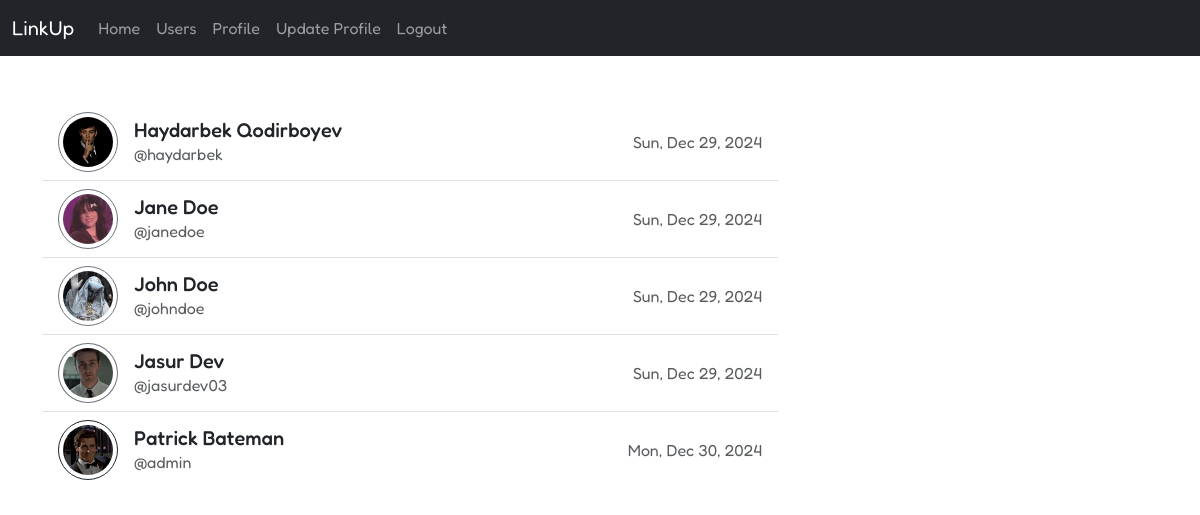
/account/users/ (signed in), run on the app's committed database.
### account/models.py (models this page shows, shortened)
class Account(AbstractUser):
	COLOR_CHOICE = [
		('primary', 'Primary'),
		('secondary', 'Secondary'),
		('success', 'Success'),
		('info', 'Info'),
		('danger', 'Danger'),
		('warning', 'Warning'),
		('dark', 'Dark'),
	]
	class Meta:
		verbose_name = 'Account'
		verbose_name_plural = 'Accounts'
	picture = models.ImageField(upload_to='accounts/pictures/', blank=True, null=True)
	bio = models.TextField(max_length=300, blank=True, null=True)
	is_private = models.BooleanField(default=True)
	slug = models.SlugField(unique=True, blank=True, null=True)
	follows = models.ManyToManyField('self', symmetrical=False, blank=True, related_name='followers')
	color = models.CharField(max_length=12, choices=COLOR_CHOICE, default='secondary', blank=True, null=True)

### account/views.py (the view)
# urls.py: path('users/', views.users, name='users'),
def users(req):
	users = Account.objects.exclude(id=req.user.id)
	return render(req, 'account/users.html', {'users': users})

### templates/account/users.html (shortened to what this page needs)
{% extends 'base.html' %}
{% load static %}
{% block content %}
	<div class="row">
		<div class="col-md-8">
			{% if users %}
				<ul class="list-group list-group-flush">
					{% for u in users %}
						{% if u.id != user.id %}
							<a href="{% url 'view-account' u.slug %}" class="list-group-item d-flex align-items-center justify-content-between">
								<div class="d-flex align-items-center gap-3">
									<img class="rounded-circle border border-1 p-1 border-{{ u.color }}"
										src="{% if u.picture %}{{ u.picture.url }}{% else %}{% static 'img/default-pic.png' %}{% endif %}"
										alt="{{ u.username }}" style="width: 60px;">
									<div>
										<h5 class="mb-0">{{ u.first_name }} {{ u.last_name }}</h5>
										<p class="text-muted mb-0">@{{ u.username }}</p>
									</div>
								</div>
								<p class="mb-0 text-muted">{{ u.date_joined|date:"D, M d, Y" }}</p>
							</a>
						{% endif %}
					{% endfor %}
				</ul>
			{% else %}
				<p>No users found.</p>
			{% endif %}
		</div>
	</div>
{% endblock %}

### templates/base.html (style rules this page uses)
* { font-family: "Fredoka", sans-serif; }

### data on the page
Account: picture (picture), first_name "Haydarbek", last_name "Qodirboyev", username "haydarbek", date_joined "Sun, Dec 29, 2024"
Account: picture (picture), first_name "Jane", last_name "Doe", username "janedoe", date_joined "Sun, Dec 29, 2024"
Account: picture (picture), first_name "John", last_name "Doe", username "johndoe", date_joined "Sun, Dec 29, 2024"
Account: picture (picture), first_name "Jasur", last_name "Dev", username "jasurdev03", date_joined "Sun, Dec 29, 2024"
Account: picture (picture), first_name "Patrick", last_name "Bateman", username "admin", date_joined "Mon, Dec 30, 2024"
